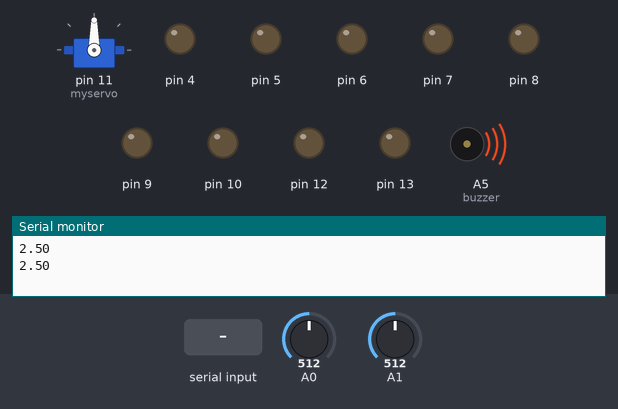
A sketch run on a simulated Arduino Uno, built with avr-gcc and run on an emulated ATmega328P. On the bench: servo, output pins drawn as LEDs (lit = HIGH), buzzer (waves = sounding, pin HIGH), the last lines printed to the serial monitor. The test bench sets the inputs (shaded band); at power-on: A1 = 512, A0 = 512. The modem accepts every AT command (registered, SIM ready, sends succeed) and sends nothing else.

Above: at 1.7 s.
1.8 s: A1 set to 219
6.2 s: A1 set to 195
At 10.2 s:
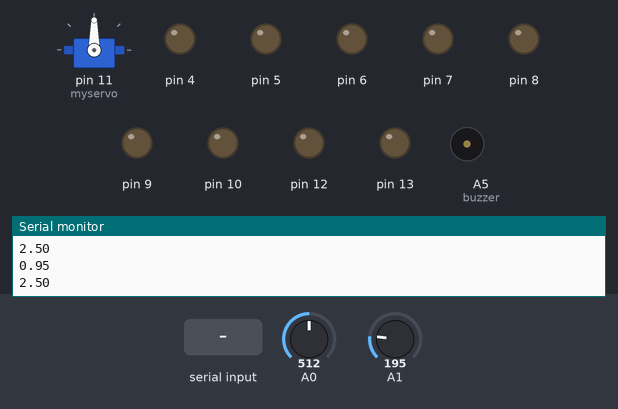
11.1 s: "A" received over Serial
At 15.3 s:
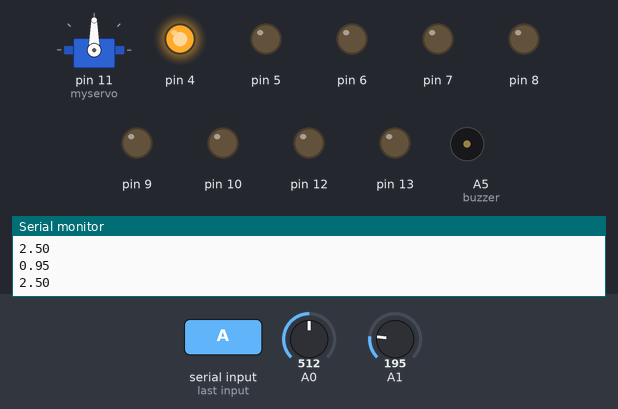
15.6 s: byte 75 ('K') received over Serial
At 19.9 s:
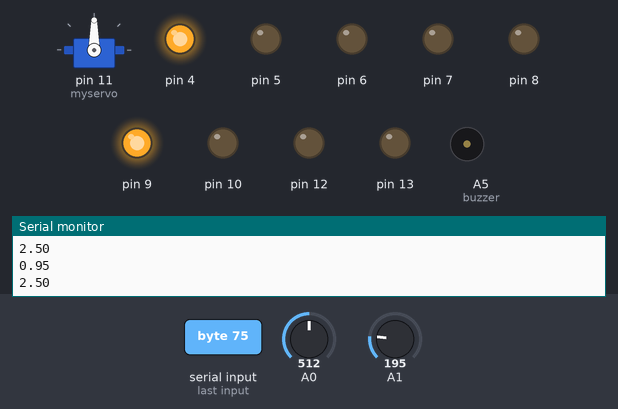
20.2 s: byte 77 ('M') received over Serial
At 24.5 s:
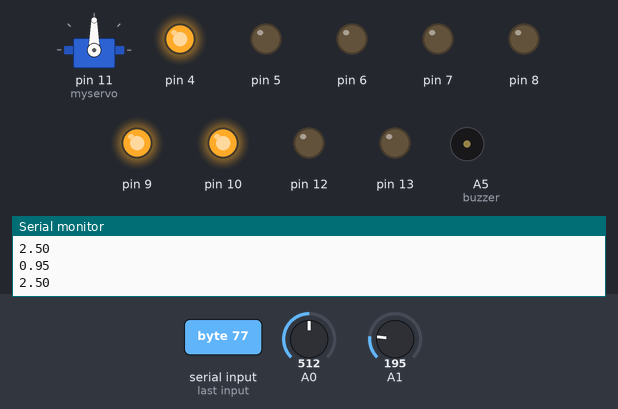
24.8 s: byte 76 ('L') received over Serial
At 29.1 s:
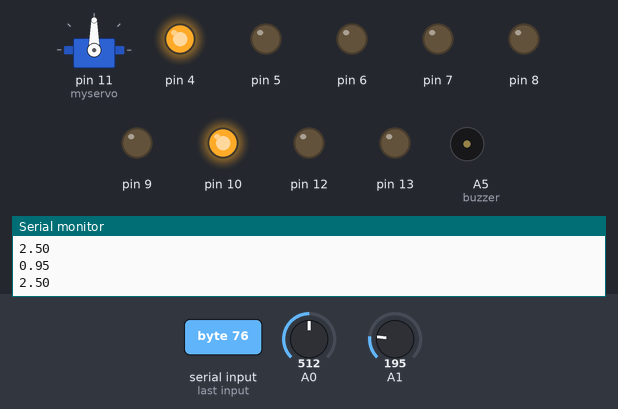
Timing chart, 0 to 30.3 s (numbered marks = the images above; inputs shaded):
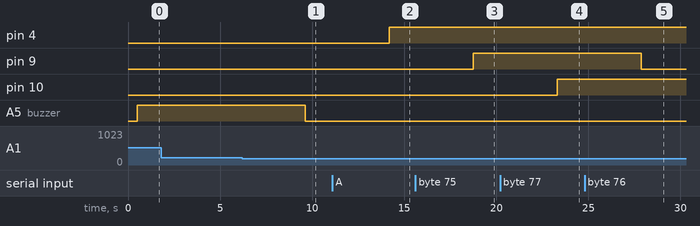

Measured:
- the behaviour switches between 205 and 204 on A1 (found by bisection; images 0 and 1)
- after the input at 6.2 s, A5 (buzzer): HIGH → LOW after 3.4 s
- after the input at 11.1 s, pin 4: LOW → HIGH after 3.1 s
- after the input at 15.6 s, pin 9: LOW → HIGH after 3.2 s
- after the input at 20.2 s, pin 10: LOW → HIGH after 3.1 s
- after the input at 24.8 s, pin 9: HIGH → LOW after 3.1 s

The sketch:

GSM_Bluetooth_Smart_house.ino
```cpp
/*Vision of future everyday house
 *
 * developed by Abdullah Al Mamun,EEE(EWU),Bangladesh,Dhaka
 *
 */
#include <Servo.h>
#include <SoftwareSerial.h>
Servo myservo;
SoftwareSerial mySerial(2,3);
void setup()
{
  mySerial.begin(9600);               // the GPRS baud rate
  Serial.begin(9600);    // baud rate
  delay(500);

  pinMode(4, OUTPUT);
  pinMode(5, OUTPUT);
  pinMode(6, OUTPUT);
  pinMode(7, OUTPUT);
  pinMode(8, OUTPUT);
  pinMode(9, OUTPUT);
  pinMode(10, OUTPUT);
  myservo.attach(11);
   pinMode(12, OUTPUT);
  pinMode(13, OUTPUT);
   pinMode(A5, OUTPUT);//buzzer

}

void loop() {
  int sensorValue1 = analogRead(A1);
  // Convert the analog reading (which goes from 0 - 1023) to a voltage (0 - 5V):
  float voltage1 = sensorValue1 * (5.0 / 1023.0);
  // print out the value you read:
  Serial.println(voltage1);
  if(voltage1>1){
    digitalWrite(A5,HIGH);
    }
    else
    {
    digitalWrite(A5,LOW);
    }
  int sensorValue = analogRead(A0);
  // Convert the analog reading (which goes from 0 - 1023) to a voltage (0 - 5V):
  float voltage = sensorValue * (5.0 / 1023.0);
  // print out the value you read:
  Serial.println(voltage);
if(voltage>1)
{
 housekeeper();
 police();

  }

 while(Serial.available()){
  switch(Serial.read()){

  case 'A':
  MBLON();  // Master Bedroom Light ON
  break;

  case 'B':
  MBLOFF();  //  Master Bedroom Light OFF
  break;

  case 'C':
  MBFON();  // Master Bedroom Fan ON
  break;

  case 'D':
  MBFOFF();  // Master Bedroom Fan OFF
  break;

  case 'E':
  BLON();  // Bedroom Light ON
  break;

  case 'F':
  BLOFF();  // Bedroom Light OFF
  break;

  case 'G':
  BFON();  // Bedroom Fan ON
  break;

  case 'H':
  BFOFF();  // Bedroom Fan OFF
  break;

  case 'I':
  LLON();  // Livingroom Light ON
  break;

  case 'J':
  LLOFF();  // Livingroom Light OFF
  break;

  case 'K':
  LFON();  // Livingroom Fan ON
  break;

  case 'L':
  LFOFF();  // Livingroom Light OFF
  break;

  case 'M':
  MWLON();  // Master Washroom Light ON
  break;

  case 'N':
  MWLOFF();  // Master Washroom Light OFF
  break;

  case 'O':
  KLON();  // Kitchen Light ON
  break;

  case 'P':
  KLOFF();  // Kitchen Light OFF
  break;

  case 'Q':
  CWLON();  // Common Washroom Light ON
  break;

  case 'R':
  CWLOFF();  // Common Washroom Light OFF
  break;

  case 'S':
  DOPEN();  // Door Open
  break;

  case 'T':
  DCLOSE();  // Door Close
  break;


 }
 }
}
void MBLON(){
  digitalWrite(4,HIGH);
    }
void MBLOFF(){
   digitalWrite(4,LOW);
  }
  void MBFON(){
  digitalWrite(5,HIGH);
  }
void MBFOFF(){
    digitalWrite(5,LOW);
  }
 void BLON(){
  digitalWrite(6,HIGH);
 }
  void BLOFF(){
  digitalWrite(6,LOW);
  }
  void BFON(){
  digitalWrite(7,HIGH);
  }
  void BFOFF(){
  digitalWrite(7,LOW);
  }
  void LLON(){
  digitalWrite(8,HIGH);
  }
  void LLOFF(){
  digitalWrite(8,LOW);
  }
  void LFON(){
  digitalWrite(9,HIGH);
  }
  void LFOFF(){
  digitalWrite(9,LOW);
  }
  void MWLON(){
  digitalWrite(10,HIGH);
  }
  void MWLOFF(){
  digitalWrite(10,LOW);
  }
  void KLON(){
  digitalWrite(13,HIGH);
  }
  void KLOFF(){
  digitalWrite(13,LOW);
  }
  void CWLON(){
  digitalWrite(12,HIGH);
  }
  void CWLOFF(){
  digitalWrite(12,LOW);
  }
  void DOPEN(){
 myservo.write(90);
  }
  void DCLOSE(){
 myservo.write(0);
  }

  void housekeeper()
  {
    mySerial.println("AT+CMGF=1");    //Because we want to send the SMS in text mode
  delay(1000);
  mySerial.println("AT + CMGS = \"+880XXXXXXXXXX\"\r");//send sms message, be careful need to add a country code before the cellphone number
  delay(1000);
  mySerial.println("Someone enter your house");//the content of the message
  delay(100);
  mySerial.println((char)26);//the ASCII code of the ctrl+z is 26
  delay(100);
  mySerial.println();
    }

   void  police()
  {
    mySerial.println("AT+CMGF=1");    //Because we want to send the SMS in text mode
  delay(1000);
  mySerial.println("AT + CMGS = \"+880XXXXXXXXXX\"\r");//send sms message, be careful need to add a country code before the cellphone number
  delay(1000);
  mySerial.println("Emergency alert Anamika's Villa.");//the content of the message
  delay(100);
  mySerial.println((char)26);//the ASCII code of the ctrl+z is 26
  delay(100);
  mySerial.println();
    }
```
